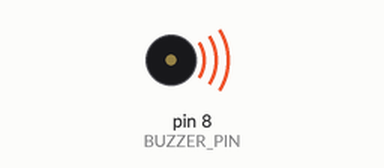
Recording of a sketch running on a simulated Arduino Uno, built with avr-gcc and run on an emulated ATmega328P. On the bench: buzzer (waves = sounding).

Above: at 0.2 s.
Timing chart, 0 to 3.0 s (numbered marks = the images above):
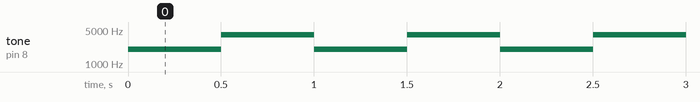

The sketch:

piezo-buzzer.ino
```cpp
#define BUZZER_PIN 8
#define FREQ 2000
#define TIME 500

void setup() {
 pinMode(BUZZER_PIN, OUTPUT);
}

void setTone(int pin, int note, int duration) {
 tone(pin, note, duration);
 delay(duration);
 noTone(pin);
}

void loop() {  //putting the buzzer conditions
 setTone(BUZZER_PIN, FREQ, TIME);
 setTone(BUZZER_PIN, FREQ*2, TIME);
}
```

Measured:
- by itself, tone on pin 8 (BUZZER_PIN): alternates 4000 Hz for 0.50 s and 2000 Hz for 0.50 s
